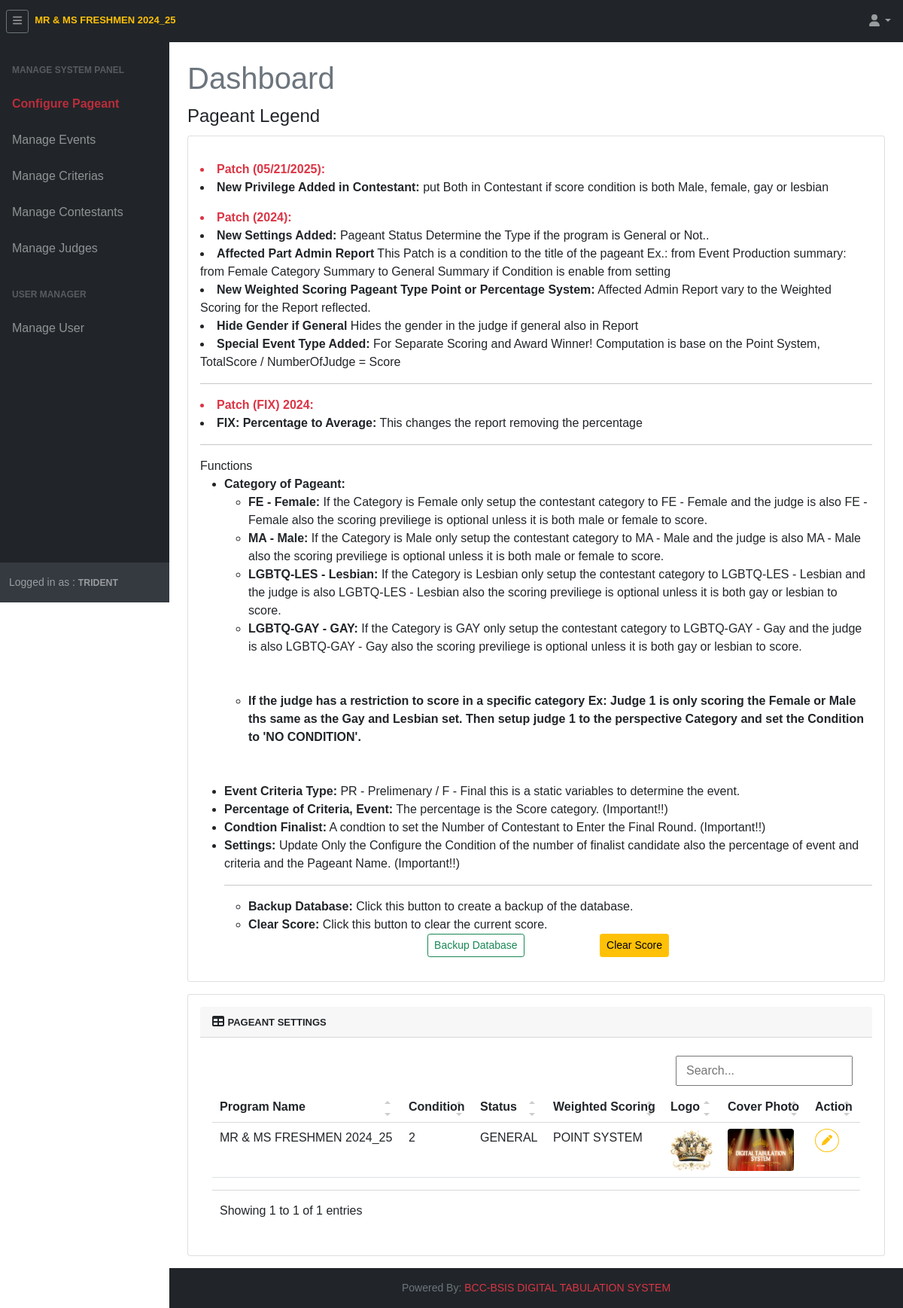
Screenshot of /tri.super/superBackup.php (signed in) with the database file from the repository.
### tables this page shows
CREATE TABLE `setting` (
  `id` int(11) NOT NULL,
  `condition_final` varchar(10) DEFAULT NULL,
  `pageant_name` varchar(255) DEFAULT NULL,
  `isGeneral` varchar(4) DEFAULT NULL,
  `logo` varchar(255) DEFAULT NULL,
  `cover_photo` varchar(255) DEFAULT NULL,
  `weighted_scoring` tinyint(4) DEFAULT NULL
);

CREATE TABLE `user` (
  `id` int(11) NOT NULL,
  `code` varchar(16) DEFAULT NULL,
  `username` varchar(90) DEFAULT NULL,
  `password` varchar(255) DEFAULT NULL,
  `name` varchar(45) DEFAULT NULL,
  `types` varchar(45) DEFAULT NULL,
  `category` varchar(15) DEFAULT NULL,
  `is_both` tinyint(1) DEFAULT NULL,
  `status` tinyint(1) DEFAULT NULL,
  `added_by` varchar(16) DEFAULT NULL,
  `added_timestamp` timestamp NULL DEFAULT NULL,
  `updated_by` varchar(16) DEFAULT NULL,
  `updated_timestamp` timestamp NULL DEFAULT NULL
);

### include/settings.php (called while the page is built, shortened)
<?php
$settings = mysqli_query($db, "SELECT * FROM setting") or die('query failed');
if(mysqli_num_rows($settings) > 0){
            $fetchSettings = mysqli_fetch_assoc($settings);
}
?>

### include/superinclude/superSession.php (called while the page is built, shortened)
<?php
$super = $_SESSION['super'];
?>

### tri.super/superBackup.php (the view, shortened to what this page needs)
<?php
    require '../include/connector/dbconn.php';
    require '../include/superinclude/superSession.php';
    include "../include/settings.php";
 ?>
<!DOCTYPE html>
<html lang="en">
    <head>
        <link href="../css/dataTable.css" rel="stylesheet" />
        <link href="../css/styles.css" rel="stylesheet" />
        <link rel="stylesheet" href="../css/jquery-ui.min.css">
    </head>
    <body class="sb-nav-fixed">
    <?php include "../include/superinclude/superTopNav.php";?>
        <div id="layoutSidenav">
            <div id="layoutSidenav_nav">
            <?php include "../include/superinclude/superSidenav.php";?>
            </div>
            <div id="layoutSidenav_content">
                <main>
                <div class="container-fluid px-4">
                        <h1 class="mt-4 text-muted">Dashboard</h1>
                        <section class="mb-3">
                            <fieldset>
                                <legend>Pageant Legend</legend>
                                <div class="card">
                                    <div class="card-body">
                                            <li class="mt-3 text-danger"><strong>Patch (05/21/2025):</strong></li>
                                            <li><strong>New Privilege Added in Contestant:</strong> put Both in Contestant if score condition is both Male, female, gay or lesbian </li>
                                            <li class="mt-3 text-danger"><strong>Patch (2024):</strong></li>
                                            <li><strong>New Settings Added:</strong> Pageant Status Determine the Type if the program is General or Not.. </li>
                                            <li><strong>Affected Part Admin Report</strong> This Patch is a condition to the title of the pageant Ex.: from Event Production summary: from Female Category Summary to General Summary if Condition is enable from setting</li>
                                            <li><strong>New Weighted Scoring Pageant Type Point or Percentage System:</strong> Affected Admin Report vary to the Weighted Scoring for the Report reflected.</li>
                                            <li><strong>Hide Gender if General</strong> Hides the gender in the judge if general also in Report</li>
                                            <li><strong>Special Event Type Added:</strong> For Separate Scoring and Award Winner! Computation is base on the Point System, TotalScore / NumberOfJudge = Score</li>
                                            <hr/>
                                            <li class="mt-3 text-danger"><strong>Patch (FIX) 2024:</strong></li>
                                            <li><strong>FIX: Percentage to Average:</strong> This changes the report removing the percentage</li>
                                        <hr/>
                                        <div>
                                            Functions
                                        </div>
                                        <ul>
                                            <li><strong>Category of Pageant:</strong>
                                                <ul>
                                                    <li><strong>FE - Female:</strong> If the Category is Female only setup the contestant category to FE - Female and the judge is also FE - Female also the scoring previliege is optional unless it is both male or female to score.</li>
                                                    <li><strong>MA - Male:</strong> If the Category is Male only setup the contestant category to MA - Male and the judge is also MA - Male also the scoring previliege is optional unless it is both male or female to score.</li>
                                                    <li><strong>LGBTQ-LES - Lesbian:</strong> If the Category is Lesbian only setup the contestant category to LGBTQ-LES - Lesbian and the judge is also LGBTQ-LES - Lesbian also the scoring previliege is optional unless it is both gay or lesbian to score.</li>
                                                    <li><strong>LGBTQ-GAY - GAY:</strong> If the Category is GAY only setup the contestant category to LGBTQ-GAY - Gay and the judge is also LGBTQ-GAY - Gay also the scoring previliege is optional unless it is both gay or lesbian to score.</li>
                                                    <li class="mt-5 mb-5"><strong>If the judge has a restriction to score in a specific category Ex: Judge 1 is only scoring the Female or Male ths same as the Gay and Lesbian set. Then setup judge 1 to the perspective Category and set the Condition to 'NO CONDITION'.</strong></li>
                                                </ul>
                                            </li>
                                            <li><strong>Event Criteria Type:</strong> PR - Prelimenary / F - Final this is a static variables to determine the event.</li>
                                            <li><strong>Percentage of Criteria, Event:</strong> The percentage is the Score category. (Important!!)</li>
                                            <li><strong>Condtion Finalist:</strong> A condtion to set the Number of Contestant to Enter the Final Round. (Important!!)</li>
                                            <li><strong>Settings:</strong> Update Only the Configure the Condition of the number of finalist candidate also the percentage of event and criteria and the Pageant Name. (Important!!)</li>
                                            <hr/>
                                        <ul>
                                            <li><strong>Backup Database:</strong> Click this button to create a backup of the database.</li>
                                            <li><strong>Clear Score:</strong> Click this button to clear the current score.</li>
                                        </ul>
                                        <div class="" align="center">
                                            <button class="btn btn-outline-success btn-sm me-5" onclick="backupButton()">Backup Database</button>
                                            <button class="btn btn-outline-warning btn-sm ms-5 active" onclick="clearScoreButton()">Clear Score</button>
                                        </div>
                                    </div>
                                </div>
                            </fieldset>
                        </section>
                            <section class="mb-3">
                                <div class="card">
                                        <div class="card-body">
                                            <div class="card-header">
                                                <i class="fas fa-table"></i>
                                                <span class="fw-bold" style="font-size: small;">PAGEANT SETTINGS</span>
                                            </div>
                                            <div class="card-body table-responsive-sm">
                                                <table class="table table-hover" id="data">
                                                <?php
                                                $sqlLogs = settingList;
                                                        $resultLogs = mysqli_query($db,$sqlLogs);
                                                        if(mysqli_num_rows($resultLogs) > 0){
                                                    ?>
                                                    <thead>
                                                        <tr>
                                                            <th>Program Name</th>
                                                            <th>Condition</th>
                                                            <th>Status</th>
                                                            <th>Weighted Scoring</th>
                                                            <th>Logo</th>
                                                            <th>Cover Photo</th>
                                                            <th>Action</th>
                                                        </tr>
                                                    </thead>
                                                    <?php
                                                        while($rowLogs = mysqli_fetch_assoc($resultLogs)){
                                                    ?>
                                                    <tr>
                                                        <td>
                                                            <?=$rowLogs['pageant_name']; ?>
                                                        </td>
                                                        <td>
                                                            <?=$rowLogs['condition_final']; ?>
                                                        </td>
                                                        <td>
                                                        <?php
                                                        if ($rowLogs['isGeneral'] == 0) {
                                                            ?>
                                                            WITH CATEGORY
                                                            <?php
                                                        } else {
                                                            ?>
                                                            GENERAL
                                                            <?php
                                                        }
                                                        ?>
                                                        </td>
                                                        <td>
                                                        <?php
                                                        if ($rowLogs['weighted_scoring'] == 0) {
                                                            ?>
                                                            POINT SYSTEM
                                                            <?php
                                                        } else {
                                                            ?>
                                                            PERCENTAGE SYSTEM
                                                            <?php
                                                        }
                                                        ?>
                                                        </td>
                                                        <td>
                                                            <img src="../assets/img/<?=$rowLogs['logo']; ?>" style="width: 3.5rem; height: 3.5rem;" alt="Progam Logo">
                                                        </td>
                                                        <td>
                                                            <img src="../assets/img/<?=$rowLogs['cover_photo']; ?>" class="rounded" style="width: 5.5rem; height: 3.5rem;" alt="Progam Logo">
                                                        </td>
                                                        <td>
                                                            <button data-code='<?= $rowLogs['id']; ?>' class="updateSettingCode btn btn-outline-warning btn-sm rounded-circle"><i class="fa-solid fa-pen"></i></button>
                                                        </td>
                                                    </tr>
                                                    <?php
                                                            }
                                                        } else {
                                                            echo "<h3 class='text-danger text-center mt-3'>No Existing Data Found!</h3>";
                                                        }
                                                    ?>
                                                </table>
                                            </div>
                                    </div>
                                </div>
                            </section>
                    </div>
                </main>
                <?php include "../include/footer.php";?>
            </div>
        </div>
</body>
</html>

### include/superinclude/superTopNav.php (shortened to what this page needs)
<nav class="sb-topnav navbar navbar-expand navbar-dark bg-dark">
            <button class="btn btn-link btn-sm order-1 order-lg-0 me-3 me-lg-0 ms-2 border border-secondary" id="sidebarToggle" href="#!"><i class="fas fa-bars"></i></button>
            <a class="navbar-brand ms-2 mb-2" href="../tri.super/superBackup.php"><b class="text-warning" style="font-size: small;"><?= $fetchSettings['pageant_name']?></b></a>
            <ul class="navbar-nav me-2 ms-auto">
                <li class="nav-item dropdown">
                    <a class="nav-link dropdown-toggle" id="navbarDropdown" href="#" role="button" data-bs-toggle="dropdown" aria-expanded="false"><i class="fas fa-user fa-fw"></i></a>
                </li>
            </ul>
</nav>

### include/superinclude/superSidenav.php
<?php
         $select = mysqli_query($db, "SELECT * FROM user WHERE code = '$super' ") or die('query failed');
         if(mysqli_num_rows($select) > 0){
            $fetch = mysqli_fetch_assoc($select);
         }
?>
<div id="layoutSidenav_nav">
                <nav class="sb-sidenav accordion sb-sidenav-dark" id="sidenavAccordion">
                    <div class="sb-sidenav-menu">
                        <div class="nav category-buttons">
                        <div class="sb-sidenav-menu-heading">Manage System Panel</div>
                            <a class="event_category nav-link" href="superBackup.php">
                                Configure Pageant
                            </a>
                            <a class="event_category nav-link" href="superEvent.php">
                                Manage Events
                            </a>
                            <a class="event_category nav-link" href="superCriteria.php">
                                Manage Criterias
                            </a>
                            <a class="event_category nav-link" href="superContestant.php">
                                Manage Contestants
                            </a>
                            <a class="event_category nav-link" href="superjudge.php">
                                Manage Judges
                            </a>
                            <div class="sb-sidenav-menu-heading">User Manager</div>
                            <a class="event_category nav-link" href="superUser.php">
                                Manage User
                            </a>
                        </div>
                    </div>
                    <div class="sb-sidenav-footer py-3">
                        <div class="small">Logged in as :
                            <small class="fw-bold"><?php echo $fetch['name']; ?></small>
                        </div>
                    </div>
                </nav>
            </div>

### rows the page displays
setting: pageant_name "MR & MS FRESHMEN 2024_25", condition_final "2", isGeneral "GENERAL", weighted_scoring "POINT SYSTEM", logo (picture), cover_photo (picture)
user: name "TRIDENT"
